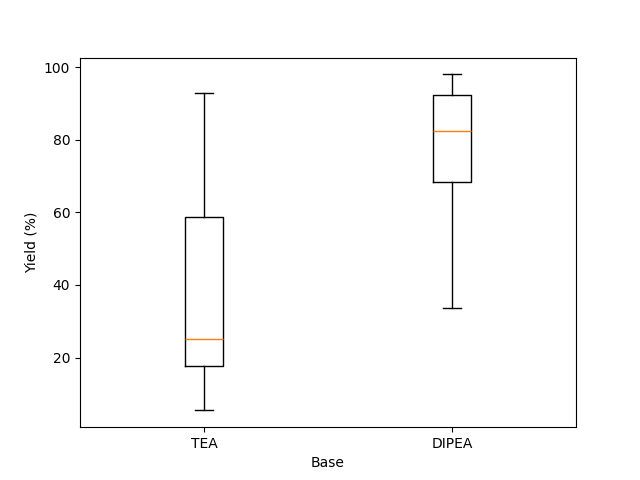

The Python source for this figure:
import pandas as pd
import numpy as np
import matplotlib.pyplot as plt

# Read data using pandas, as it contains mixed data types (numbers and strings)
data = pd.read_csv('green.csv')

# Create new variable containing only the rows of the database where TEA is the base
tea = data[data['Base']=='TEA']
# Create new variable containing only a list of yields, when TEA was used as the base.
tea_yield = tea['Yield (%)'].values

# As above, but for DIPEA
dipea = data[data['Base']=='DIPEA']
dipea_yield = dipea['Yield (%)'].values

# Create boxplots for each base, by passing both datasets as a list into the boxplot function
plt.boxplot([tea_yield,dipea_yield],tick_labels=['TEA','DIPEA'])
plt.xlabel('Base')
plt.ylabel('Yield (%)')

plt.savefig('boxplot.png')

